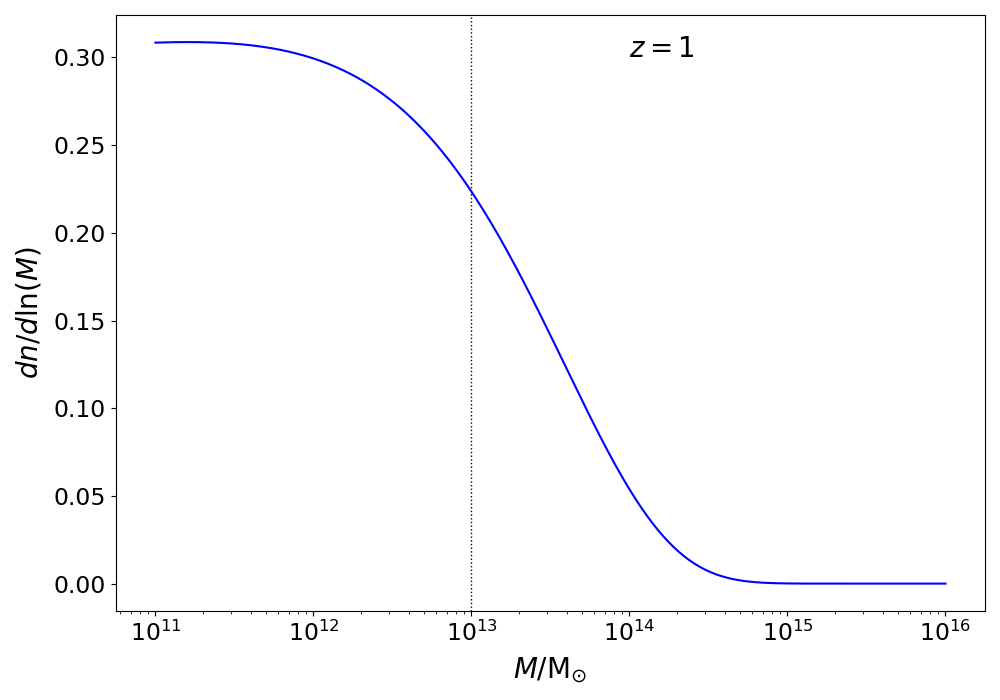

Source code (Python):
from colossus.cosmology import cosmology
from colossus.lss import mass_function
import numpy as np
from matplotlib import pyplot as plt
from map_plot_parameters import set_defaults_plot
import matplotlib.animation as animation
from matplotlib.widgets import Slider

# Initialise the parameters
set_defaults_plot()
cosmology.setCosmology('WMAP9')
masses = np.logspace(11, 16, 300)

# Create the figure
fig, ax = plt.subplots(nrows=1, ncols=1, figsize=(10, 7))

# Initialise the STATIC figure elements
ax.axvline(x=1e13, color='k', linewidth=1, linestyle='dotted')
ax.set_xlabel(r'$M/\mathrm{M_{\odot}}$', fontsize=20)
ax.set_ylabel(r'$d n/d \ln (M)$', fontsize=20)
ax.set_xscale('log')

# Enter 0 for animation, 1 for statis image
functionality = 1

if functionality:
    ax.plot(masses, mass_function.massFunction(masses, 1., mdef = 'fof', model = 'watson13'), color = 'blue', alpha=1)
    ax.text(1e14, 0.3, r'$z = 1$', fontsize=20, color='k')
    plt.savefig('mass_function.png')
    #plt.show()

else:
    # Initialise the DYNAMIC figure elements
    line, = ax.plot(masses, mass_function.massFunction(masses, 0.0, mdef = 'fof', model = 'watson13'), color = 'red', alpha=0.5)
    line__, = ax.plot([1e13], [mass_function.massFunction(1e13, 0.0, mdef = 'fof', model = 'watson13')], color = 'red', alpha=0.7, marker='o', markersize=10)
    annotation = ax.text(1e14, 0.3, r'$z = 10$', fontsize=20, color='k')



    def init():  # only required for blitting to give a clean slate.
        line.set_ydata([np.nan] * len(masses))
        line__.set_ydata([np.nan])
        annotation.set_text(np.nan)
        return line,annotation

    def animate(i):
        line.set_ydata(mass_function.massFunction(masses, -i/10+10, mdef = 'fof', model = 'watson13'))
        line__.set_ydata(mass_function.massFunction(1e13, -i/10+10, mdef = 'fof', model = 'watson13'))
        annotation.set_text(r'$z = {%.2f}$' % (-i/10+10))
        return line,annotation, line__


    ani = animation.FuncAnimation(
        fig, animate, init_func=init, interval=50, blit=True, save_count=5, frames = range(0, 100, 1))


    # Save video: use ffmpeg encoding
    # Set up formatting for the movie files
    Writer = animation.writers['ffmpeg']
    writer = Writer(fps=15, metadata=dict(artist='Edoardo Altamura'), bitrate=1800)
    ani.save('mass_function.mp4', writer=writer)
    plt.show()